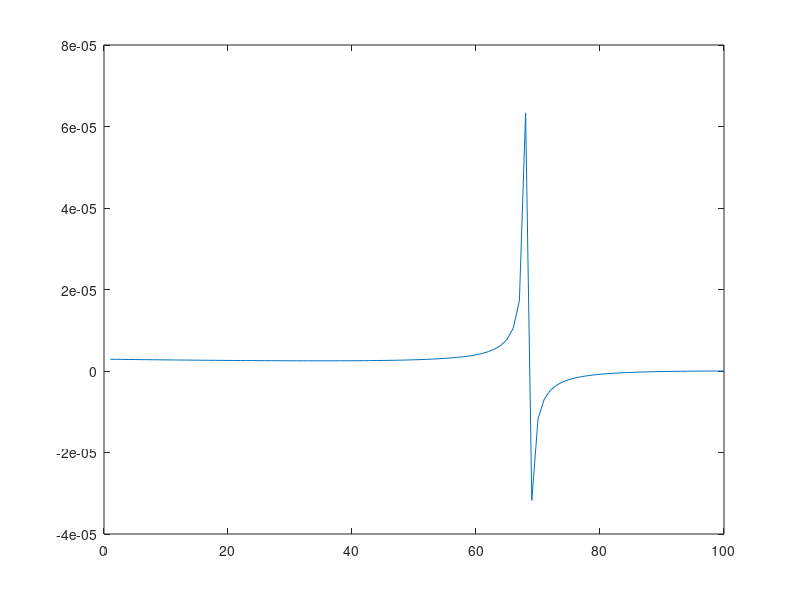

This figure's MATLAB source:
gamma = 70e-3; % surface tension constant N/m
l = 5e-6; % distance between fibre centres in m
R = l/2; % radius of fibres
rho = 997; % water density kg/m^3
Hmin = 0; 
Hmax = 0.1; % water thickness
n = 100; % number of points
H = linspace(Hmin,Hmax,n);
g= 9.8; % gravitational constant m/s
p=rho*g*H; % pressure at interface

theta = pi/3; % contact angle for specific fibre/water/meniscus interface

alpha = linspace(-pi/2, -0.01*pi, 100);
R_m = (l/2 - R*cos(alpha))./(-cos(alpha-theta));
 plot(alpha,R_m)
 shg
% A = p*R-gamma*cos(theta);
% B = (p.^2*l^2)/4-sin(theta)^2;
% % x = cos(alpha)
% x = (p*l.*A + sqrt(p.^2*l^2.*A.^2 - 4*(sin(theta)^2 + A.^2).*B))./(2*(sin(theta)^2 + A.^2));
% subplot(1,2,1)
% plot(H, x)
% subplot(1,2,2)
% plot(H,acos(x)*180/pi)
% shg

%clf
%plot(H,p)
%shg
plot(R_m)